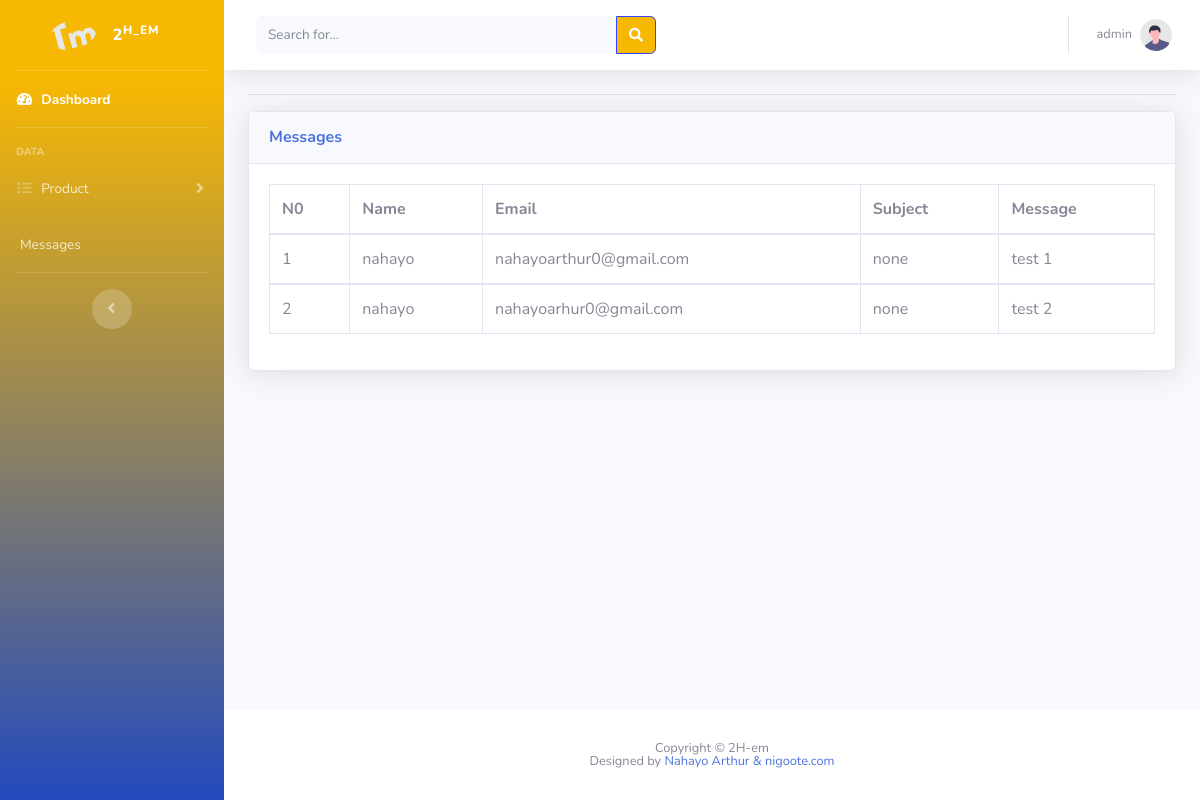
/user/message.php (signed in), run on the app's committed database.
### tables this page shows
CREATE TABLE `messages` (
  `id` int(11) NOT NULL,
  `name` varchar(15) NOT NULL,
  `email` varchar(25) NOT NULL,
  `subject` varchar(20) NOT NULL,
  `message` varchar(255) NOT NULL
);

### user/message.php (the view, shortened to what this page needs)
<?php
include 'include/config.php';
if (strlen($_SESSION['admin_id']) == 0) {
    header('location: idex.php');
} else {
?>
<!DOCTYPE html>
<html lang="en">
<head>
    <link href="plugins/vendor/fontawesome-free/css/all.min.css" rel="stylesheet" type="text/css">
    <link href="plugins/css/sb-admin-2.css" rel="stylesheet">
    <link href="plugins/vendor/datatables/dataTables.bootstrap4.min.css" rel="stylesheet">
</head>
<body id="page-top">
    <div id="wrapper">
        <?php
            include 'include/sidebar.php';
       ?>
        <div id="content-wrapper" class="d-flex flex-column">
            <div id="content">
                <?php
                        include 'include/topbar.php'
                   ?>
                <div class="container-fluid">
                    <hr>
                    <div class="card shadow mb-4">
                        <div class="card-header py-3">
                            <h6 class="m-0 font-weight-bold text-primary">Messages</h6>
                        </div>
                        <div class="card-body">
                            <div class="table-responsive">
                                <table class="table table-bordered" id="dataTable" width="100%" cellspacing="0">
                                    <thead>
                                        <tr>
                                            <th>N0</th>
                                            <th>Name</th>
                                            <th>Email</th>
                                            <th>Subject</th>
                                            <th>Message</th>
                                        </tr>
                                    </thead>
                                    <tbody>
                                        <?php
                                            $query = mysqli_query($con,"SELECT * FROM `messages`");
                                            if (mysqli_num_rows($query)<=0) {
                                                ?>
                                        <h1 style="color: red;">No data Founds !</h1>
                                        <?php
                                            } else {
                                            $number=1;
                                                while ($row1 = mysqli_fetch_array($query)) {
                                        ?>
                                        <tr>
                                            <td><?php echo $number;?></td>
                                            <td><?php echo $row1['name'];?></td>
                                            <td><?php echo $row1['email'];?></td>
                                            <td><?php echo $row1['subject'];?></td>
                                            <td><?php echo $row1['message'];?></td>
                                        </tr>
                                    </tbody>
                                    <?php
                                       $number+=1;
                                                }
                                            }
                                       ?>
                                </table>
                            </div>
                        </div>
                    </div>
                </div>
            </div>
            <?php
                include 'include/footer.php';
           ?>
        </div>
    </div>
</body>
</html>
<?php
   }
?>

### data on the page
messages: name "nahayo", email "nahayoarthur0@gmail.com", subject "none", message "test 1"
messages: name "nahayo", email "nahayoarhur0@gmail.com", subject "none", message "test 2"

### other printed values
$_SESSION['admin_username'] "admin"
